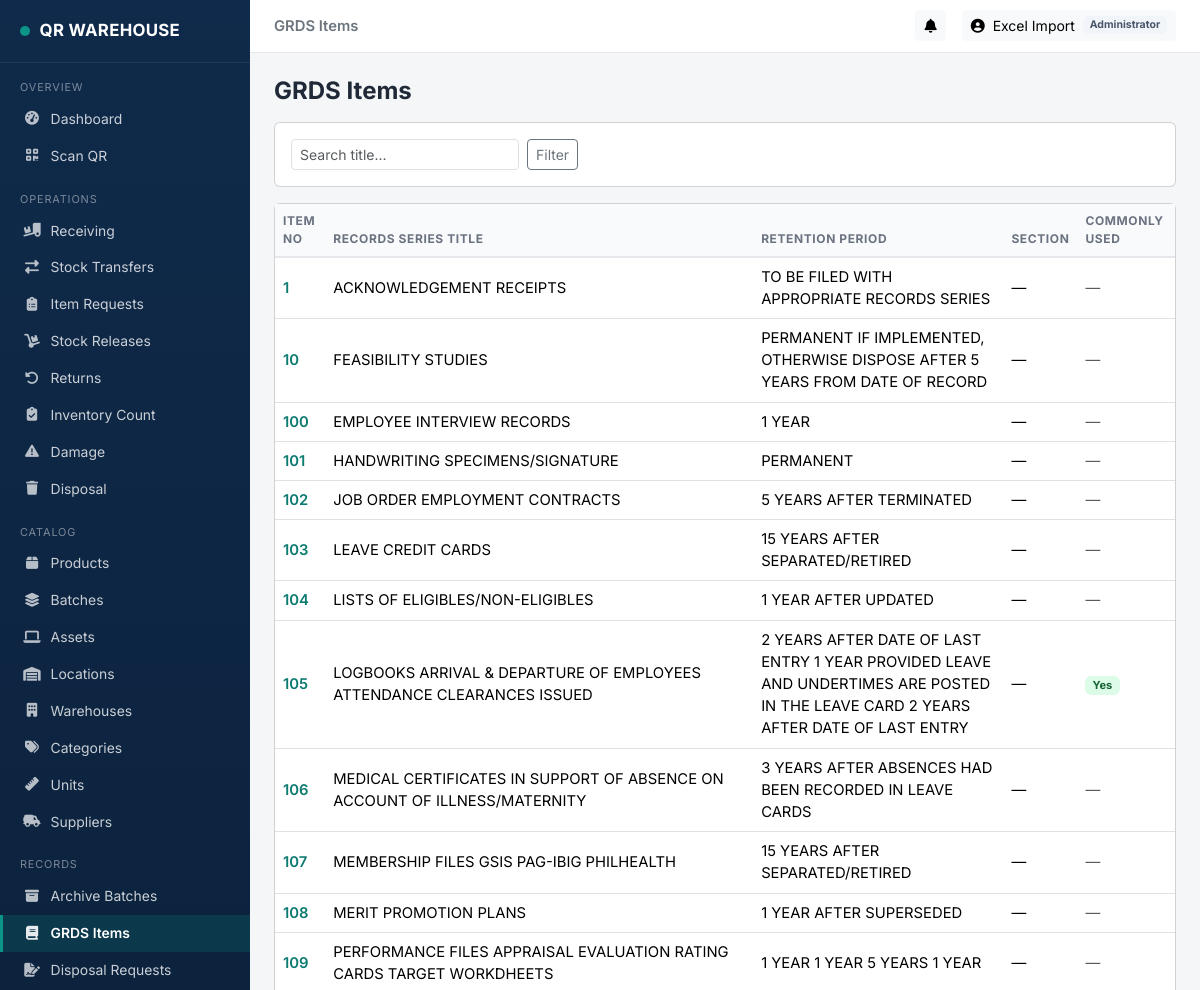
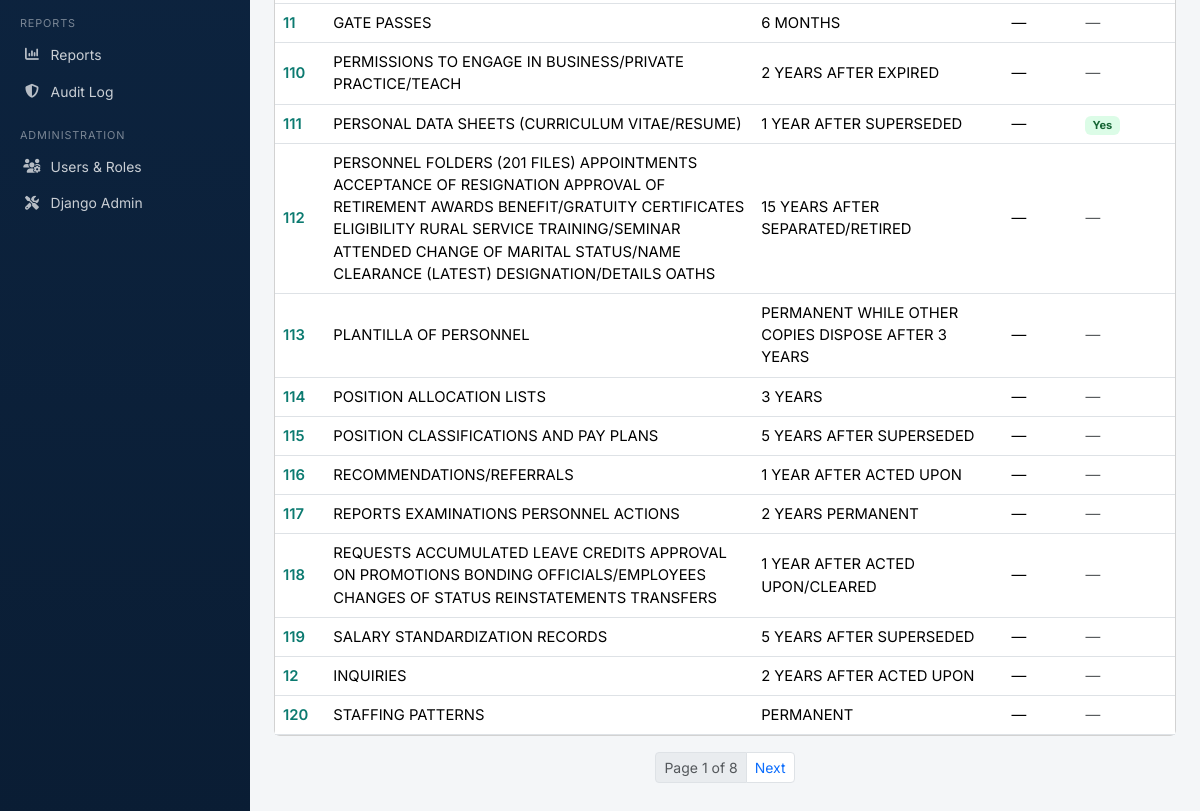
Page /records/grds-items/ (signed in) on the committed database (2 pictures, top to bottom).
### backend/models.py (models this page shows, shortened)
class User(AbstractUser):
    class Role(models.TextChoices):
        ADMIN = 'admin', 'Administrator'
        MANAGER = 'manager', 'Warehouse Manager'
        STAFF = 'staff', 'Warehouse Staff'
        REQUESTER = 'requester', 'Requesting Department'
        AUDITOR = 'auditor', 'Auditor / Viewer'
    role = models.CharField(max_length=20, choices=Role.choices, default=Role.STAFF)
    employee_id = models.CharField(max_length=30, blank=True)
    department = models.CharField(max_length=100, blank=True)
    phone = models.CharField(max_length=30, blank=True)
    is_active_employee = models.BooleanField(default=True)

### records/models.py (models this page shows, shortened)
class GRDSItem(TimeStampedModel):
    class ScanningStatus(models.TextChoices):
        SCANNED = 'scanned', 'Scanned'
        UNSCANNED = 'unscanned', 'Unscanned'
        NOT_APPLICABLE = 'not_applicable', 'Not Applicable'
    item_no = models.CharField(
        max_length=30, unique=True,
        help_text="GRDS Item No. as printed in the schedule, e.g. 'SSSRDS 9', '74', '26'.")
    records_series_title = models.CharField(max_length=255)
    retention_period = models.CharField(
        max_length=150,
        help_text="Free text as GRDS defines it, e.g. '1 YEAR', "
                  "'10 YEARS POST-AUDITED, FINALLY SETTLED...', or "
                  "'TO BE FILED WITH APPROPRIATE RECORDS SERIES'.")
    default_section = models.ForeignKey(
        Section, on_delete=models.SET_NULL, null=True, blank=True, related_name='grds_items')
    is_commonly_used = models.BooleanField(
        default=False, help_text="Appears on the branch's BRANCH COMMONLY USED ITEMS shortlist.")
    default_scanning_status = models.CharField(
        max_length=20, choices=ScanningStatus.choices, blank=True)
    notes = models.TextField(blank=True)
    class Meta:
        ordering = ['item_no']

### records/views.py (the view)
# urls.py: path('grds-items/', views.GRDSItemListView.as_view(), name='grds_item_list'),
class GRDSItemListView(ListView):
    model = GRDSItem
    template_name = 'records/grds_item_list.html'
    context_object_name = 'items'
    paginate_by = 25
    def get_queryset(self):
        qs = GRDSItem.objects.select_related('default_section')
        q = self.request.GET.get('q')
        if q:
            qs = qs.filter(records_series_title__icontains=q)
        return qs

### backend/context_processors.py (called while the page is built)
def notifications_processor(request):
    if not request.user.is_authenticated:
        return {}
    from .models import Notification
    qs = Notification.objects.filter(is_read=False).filter(
        Q(recipient=request.user) | Q(role_target=request.user.role)
    ).order_by('-created_at')[:8]
    return {
        'nav_notifications': qs,
        'nav_notifications_count': qs.count(),
    }

### records/templates/records/grds_item_list.html (shortened to what this page needs)
{% extends "base.html" %}
{% block page_heading %}GRDS Items{% endblock %}
{% block content %}
<div class="d-flex justify-content-between align-items-center mb-3">
  <h4 class="fw-bold mb-0">GRDS Items</h4>
</div>
<div class="card mb-3">
  <div class="card-body">
    <form method="get" class="row g-2 align-items-center">
      <div class="col-auto">
        <input type="text" name="q" value="{{ request.GET.q }}" class="form-control form-control-sm" placeholder="Search title...">
      </div>
      <div class="col-auto">
        <button type="submit" class="btn btn-sm btn-outline-secondary">Filter</button>
      </div>
    </form>
  </div>
</div>
<div class="card">
  <div class="table-responsive">
    <table class="table table-hover align-middle mb-0">
      <thead>
        <tr class="text-uppercase small text-muted">
          <th>Item No</th>
          <th>Records Series Title</th>
          <th>Retention Period</th>
          <th>Section</th>
          <th>Commonly Used</th>
        </tr>
      </thead>
      <tbody>
        {% for item in items %}
        <tr>
          <td><a href="{% url 'records:grds_item_detail' item.pk %}" class="fw-semibold text-decoration-none">{{ item.item_no }}</a></td>
          <td>{{ item.records_series_title }}</td>
          <td>{{ item.retention_period }}</td>
          <td>{{ item.default_section|default:"—" }}</td>
          <td>
            {% if item.is_commonly_used %}
              <span class="badge badge-soft-success">Yes</span>
            {% else %}
              <span class="text-muted">—</span>
            {% endif %}
          </td>
        </tr>
        {% empty %}
        <tr><td colspan="5" class="text-center text-muted py-4">No GRDS items yet.</td></tr>
        {% endfor %}
      </tbody>
    </table>
  </div>
</div>
{% if is_paginated %}
<nav class="mt-3">
  <ul class="pagination pagination-sm justify-content-center">
    <li class="page-item disabled"><span class="page-link">Page {{ page_obj.number }} of {{ page_obj.paginator.num_pages }}</span></li>
    {% if page_obj.has_next %}
    <li class="page-item"><a class="page-link" href="?page={{ page_obj.next_page_number }}">Next</a></li>
    {% endif %}
  </ul>
</nav>
{% endif %}
{% endblock %}

### backend/templates/base.html (shortened to what this page needs)
{% load static %}
<!DOCTYPE html>
<html lang="en">
<head>
<link rel="stylesheet" href="https://cdnjs.cloudflare.com/ajax/libs/bootstrap/5.3.3/css/bootstrap.min.css">
<link rel="stylesheet" href="https://cdnjs.cloudflare.com/ajax/libs/font-awesome/6.5.1/css/all.min.css">
<link rel="stylesheet" href="{% static 'css/style.css' %}">
</head>
<body>
{% if user.is_authenticated %}
<nav class="wh-sidebar" id="whSidebar">
  <div class="brand"><span class="badge-dot"></span> QR WAREHOUSE</div>
  <div class="nav-section">Overview</div>
  <a class="nav-link {% if request.resolver_match.url_name == 'home' %}active{% endif %}" href="{% url 'dashboard:home' %}"><i class="fa-solid fa-gauge-high"></i> Dashboard</a>
  <a class="nav-link {% if 'scanner' in request.path %}active{% endif %}" href="{% url 'core:scanner' %}"><i class="fa-solid fa-qrcode"></i> Scan QR</a>
  <div class="nav-section">Operations</div>
  <a class="nav-link {% if '/ops/receiving' in request.path %}active{% endif %}" href="{% url 'operations:receiving_list' %}"><i class="fa-solid fa-truck-ramp-box"></i> Receiving</a>
  <a class="nav-link {% if '/ops/transfers' in request.path %}active{% endif %}" href="{% url 'operations:transfer_list' %}"><i class="fa-solid fa-right-left"></i> Stock Transfers</a>
  <a class="nav-link {% if '/ops/requests' in request.path %}active{% endif %}" href="{% url 'operations:request_list' %}"><i class="fa-solid fa-clipboard-list"></i> Item Requests</a>
  <a class="nav-link {% if '/ops/releases' in request.path %}active{% endif %}" href="{% url 'operations:release_list' %}"><i class="fa-solid fa-dolly"></i> Stock Releases</a>
  <a class="nav-link {% if '/ops/returns' in request.path %}active{% endif %}" href="{% url 'operations:return_list' %}"><i class="fa-solid fa-rotate-left"></i> Returns</a>
  <a class="nav-link {% if '/ops/counts' in request.path %}active{% endif %}" href="{% url 'operations:count_list' %}"><i class="fa-solid fa-clipboard-check"></i> Inventory Count</a>
  <a class="nav-link {% if '/ops/damage' in request.path %}active{% endif %}" href="{% url 'operations:damage_list' %}"><i class="fa-solid fa-triangle-exclamation"></i> Damage</a>
  <a class="nav-link {% if '/ops/disposals' in request.path %}active{% endif %}" href="{% url 'operations:disposal_list' %}"><i class="fa-solid fa-trash"></i> Disposal</a>
  <div class="nav-section">Catalog</div>
  <a class="nav-link {% if '/inventory/products' in request.path %}active{% endif %}" href="{% url 'core:product_list' %}"><i class="fa-solid fa-box"></i> Products</a>
  <a class="nav-link {% if '/inventory/batches' in request.path %}active{% endif %}" href="{% url 'core:batch_list' %}"><i class="fa-solid fa-layer-group"></i> Batches</a>
  <a class="nav-link {% if '/inventory/assets' in request.path %}active{% endif %}" href="{% url 'core:asset_list' %}"><i class="fa-solid fa-laptop"></i> Assets</a>
  <a class="nav-link {% if '/inventory/locations' in request.path %}active{% endif %}" href="{% url 'core:location_list' %}"><i class="fa-solid fa-warehouse"></i> Locations</a>
  <a class="nav-link {% if '/inventory/warehouses' in request.path %}active{% endif %}" href="{% url 'core:warehouse_list' %}"><i class="fa-solid fa-building"></i> Warehouses</a>
  <a class="nav-link {% if '/inventory/categories' in request.path %}active{% endif %}" href="{% url 'core:category_list' %}"><i class="fa-solid fa-tags"></i> Categories</a>
  <a class="nav-link {% if '/inventory/units' in request.path %}active{% endif %}" href="{% url 'core:unit_list' %}"><i class="fa-solid fa-ruler"></i> Units</a>
  <a class="nav-link {% if '/inventory/suppliers' in request.path %}active{% endif %}" href="{% url 'core:supplier_list' %}"><i class="fa-solid fa-truck-field"></i> Suppliers</a>
  <div class="nav-section">Records</div>
  <a class="nav-link {% if '/records/batches' in request.path %}active{% endif %}" href="{% url 'records:archive_batch_list' %}"><i class="fa-solid fa-box-archive"></i> Archive Batches</a>
  <a class="nav-link {% if '/records/grds-items' in request.path %}active{% endif %}" href="{% url 'records:grds_item_list' %}"><i class="fa-solid fa-book"></i> GRDS Items</a>
  <a class="nav-link {% if '/records/disposal-requests' in request.path %}active{% endif %}" href="{% url 'records:disposal_request_list' %}"><i class="fa-solid fa-file-signature"></i> Disposal Requests</a>
  <div class="nav-section">Reports</div>
  <a class="nav-link {% if '/reports' in request.path %}active{% endif %}" href="{% url 'dashboard:reports_home' %}"><i class="fa-solid fa-chart-column"></i> Reports</a>
  <a class="nav-link {% if 'audit-log' in request.path %}active{% endif %}" href="{% url 'dashboard:audit_log' %}"><i class="fa-solid fa-shield-halved"></i> Audit Log</a>
  {% if user.role == 'admin' %}
  <div class="nav-section">Administration</div>
  <a class="nav-link {% if '/accounts/users' in request.path %}active{% endif %}" href="{% url 'accounts:user_list' %}"><i class="fa-solid fa-users-gear"></i> Users & Roles</a>
  <a class="nav-link" href="/admin/"><i class="fa-solid fa-screwdriver-wrench"></i> Django Admin</a>
  {% endif %}
  <div style="height:2rem"></div>
</nav>
<div class="wh-content">
  <div class="wh-topbar">
    <div class="fw-semibold text-secondary d-none d-lg-block">{% block page_heading %}{% endblock %}</div>
    <div class="d-flex align-items-center gap-3">
      <div class="dropdown">
        <button class="btn btn-sm btn-light position-relative" data-bs-toggle="dropdown">
          <i class="fa-solid fa-bell"></i>
        </button>
      </div>
      <div class="dropdown">
        <button class="btn btn-sm btn-light d-flex align-items-center gap-2" data-bs-toggle="dropdown">
          <i class="fa-solid fa-circle-user"></i> {{ user.get_full_name|default:user.username }}
          <span class="badge badge-soft-secondary">{{ user.get_role_display }}</span>
        </button>
      </div>
    </div>
  </div>
  <div class="wh-page">
    {% block content %}{% endblock %}
  </div>
</div>
{% else %}
  {% block guest_content %}{% endblock %}
{% endif %}
</body>
</html>

### backend/static/css/style.css (style rules this page uses)
:root { --wh-navy: #0F2A4A; --wh-navy-dark: #0A1D34; --wh-slate: #1E3A5F; --wh-teal: #0D9488; --wh-teal-dark: #0B7A70; --wh-amber: #F59E0B; --wh-danger: #DC2626; --wh-success: #16A34A; --wh-bg: #F4F6F8; --wh-card: #FFFFFF; --wh-text: #1F2937; --wh-muted: #6B7280; --wh-border: #E5E7EB; --sidebar-width: 250px; }
body { background: var(--wh-bg); color: var(--wh-text); font-family: 'Inter', -apple-system, BlinkMacSystemFont, 'Segoe UI', Roboto, sans-serif; font-size: 0.925rem; }
.wh-sidebar { position: fixed; top:0; left:0; bottom:0; width: var(--sidebar-width); background: linear-gradient(180deg, var(--wh-navy) 0%, var(--wh-navy-dark) 100%); color: #fff; overflow-y: auto; z-index: 1030; }
.wh-sidebar .brand { padding: 1.15rem 1.25rem; font-weight: 700; font-size: 1.05rem; letter-spacing:.3px; border-bottom: 1px solid rgba(255,255,255,.08); display:flex; align-items:center; gap:.6rem; }
.wh-sidebar .brand .badge-dot { width:10px;height:10px;border-radius:50%;background:var(--wh-teal);display:inline-block; }
.wh-sidebar .nav-section { text-transform: uppercase; font-size:.68rem; letter-spacing:.08em; color: rgba(255,255,255,.45); padding: 1rem 1.25rem .35rem; }
.wh-sidebar .nav-link { color: rgba(255,255,255,.78); padding:.5rem 1.25rem; font-size:.87rem; border-left:3px solid transparent; display:flex; align-items:center; gap:.6rem; }
.wh-sidebar .nav-link.active { background: rgba(13,148,136,.18); color:#fff; border-left-color: var(--wh-teal); font-weight:600; }
.wh-sidebar .nav-link i { width:18px; text-align:center; opacity:.9; }
.wh-content { margin-left: var(--sidebar-width); min-height:100vh; }
.wh-topbar { background:#fff; border-bottom:1px solid var(--wh-border); padding:.65rem 1.5rem; display:flex; align-items:center; justify-content:space-between; position:sticky; top:0; z-index:1020; }
.wh-page { padding: 1.5rem; }
a { color: var(--wh-teal-dark); text-decoration:none; }
.table thead th { background: #F8FAFC; font-size:.75rem; text-transform:uppercase; letter-spacing:.05em; color: var(--wh-muted); border-bottom:2px solid var(--wh-border); }
.badge-soft-success { background:#DCFCE7; color:#166534; }
.badge-soft-secondary { background:#F1F5F9; color:#475569; }

### rows in the picture
User: get_full_name "Excel Import", role "Administrator"
GRDSItem: item_no "1", records_series_title "ACKNOWLEDGEMENT RECEIPTS", retention_period "TO BE FILED WITH APPROPRIATE RECORDS SERIES", default_section "—"
GRDSItem: item_no "10", records_series_title "FEASIBILITY STUDIES", retention_period "PERMANENT IF IMPLEMENTED, OTHERWISE DISPOSE AFTER 5 YEARS FROM DATE OF RECORD", default_section "—"
GRDSItem: item_no "100", records_series_title "EMPLOYEE INTERVIEW RECORDS", retention_period "1 YEAR", default_section "—"
GRDSItem: item_no "101", records_series_title "HANDWRITING SPECIMENS/SIGNATURE", retention_period "PERMANENT", default_section "—"
GRDSItem: item_no "102", records_series_title "JOB ORDER EMPLOYMENT CONTRACTS", retention_period "5 YEARS AFTER TERMINATED", default_section "—"
GRDSItem: item_no "103", records_series_title "LEAVE CREDIT CARDS", retention_period "15 YEARS AFTER SEPARATED/RETIRED", default_section "—"
GRDSItem: item_no "104", records_series_title "LISTS OF ELIGIBLES/NON-ELIGIBLES", retention_period "1 YEAR AFTER UPDATED", default_section "—"
GRDSItem: item_no "105", records_series_title "LOGBOOKS ARRIVAL & DEPARTURE OF EMPLOYEES ATTENDANCE CLEARANCES ISSUED", retention_period "2 YEARS AFTER DATE OF LAST ENTRY 1 YEAR PROVIDED LEAVE AND UNDERTIMES ARE POSTED IN THE LEAVE CARD 2 YEARS AFTER DATE OF LAST ENTRY", default_section "—", is_commonly_used "Yes"
GRDSItem: item_no "106", records_series_title "MEDICAL CERTIFICATES IN SUPPORT OF ABSENCE ON ACCOUNT OF ILLNESS/MATERNITY", retention_period "3 YEARS AFTER ABSENCES HAD BEEN RECORDED IN LEAVE CARDS", default_section "—"
GRDSItem: item_no "107", records_series_title "MEMBERSHIP FILES GSIS PAG-IBIG PHILHEALTH", retention_period "15 YEARS AFTER SEPARATED/RETIRED", default_section "—"
GRDSItem: item_no "108", records_series_title "MERIT PROMOTION PLANS", retention_period "1 YEAR AFTER SUPERSEDED", default_section "—"
GRDSItem: item_no "109", records_series_title "PERFORMANCE FILES APPRAISAL EVALUATION RATING CARDS TARGET WORKDHEETS", retention_period "1 YEAR 1 YEAR 5 YEARS 1 YEAR", default_section "—"
GRDSItem: item_no "11", records_series_title "GATE PASSES", retention_period "6 MONTHS", default_section "—"
GRDSItem: item_no "110", records_series_title "PERMISSIONS TO ENGAGE IN BUSINESS/PRIVATE PRACTICE/TEACH", retention_period "2 YEARS AFTER EXPIRED", default_section "—"
GRDSItem: item_no "111", records_series_title "PERSONAL DATA SHEETS (CURRICULUM VITAE/RESUME)", retention_period "1 YEAR AFTER SUPERSEDED", default_section "—", is_commonly_used "Yes"
GRDSItem: item_no "112", records_series_title "PERSONNEL FOLDERS (201 FILES) APPOINTMENTS ACCEPTANCE OF RESIGNATION APPROVAL OF RETIREMENT AWARDS BENEFIT/GRATUITY CERTIFICATES ELIGIBILITY RURAL SERVICE TRAINING/SEMINAR ATTENDED CHANGE OF MARITAL STATUS/NAME CLEARANCE (LATEST) DESIGNATION/DETAILS OATHS", retention_period "15 YEARS AFTER SEPARATED/RETIRED", default_section "—"
GRDSItem: item_no "113", records_series_title "PLANTILLA OF PERSONNEL", retention_period "PERMANENT WHILE OTHER COPIES DISPOSE AFTER 3 YEARS", default_section "—"
GRDSItem: item_no "114", records_series_title "POSITION ALLOCATION LISTS", retention_period "3 YEARS", default_section "—"
GRDSItem: item_no "115", records_series_title "POSITION CLASSIFICATIONS AND PAY PLANS", retention_period "5 YEARS AFTER SUPERSEDED", default_section "—"
GRDSItem: item_no "116", records_series_title "RECOMMENDATIONS/REFERRALS", retention_period "1 YEAR AFTER ACTED UPON", default_section "—"
GRDSItem: item_no "117", records_series_title "REPORTS EXAMINATIONS PERSONNEL ACTIONS", retention_period "2 YEARS PERMANENT", default_section "—"
GRDSItem: item_no "118", records_series_title "REQUESTS ACCUMULATED LEAVE CREDITS APPROVAL ON PROMOTIONS BONDING OFFICIALS/EMPLOYEES CHANGES OF STATUS REINSTATEMENTS TRANSFERS", retention_period "1 YEAR AFTER ACTED UPON/CLEARED", default_section "—"
GRDSItem: item_no "119", records_series_title "SALARY STANDARDIZATION RECORDS", retention_period "5 YEARS AFTER SUPERSEDED", default_section "—"
GRDSItem: item_no "12", records_series_title "INQUIRIES", retention_period "2 YEARS AFTER ACTED UPON", default_section "—"
GRDSItem: item_no "120", records_series_title "STAFFING PATTERNS", retention_period "PERMANENT", default_section "—"

### other values in the picture
{{ page_obj.number }} "1"
{{ page_obj.paginator.num_pages }} "8"
